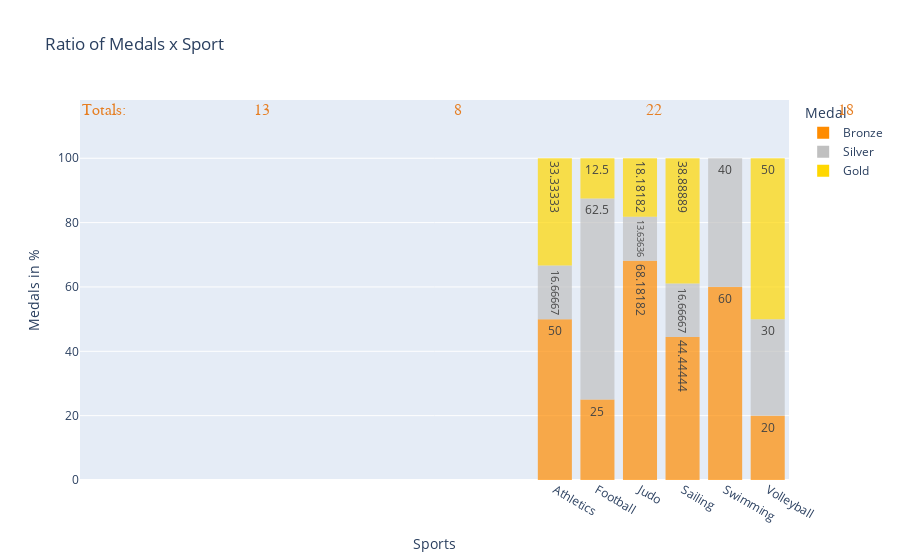

Write notebook code for a chart like this one.
### Code cell
fig = px.histogram(x='Sport', y="Event", data_frame=br_6_group, color='Medal',
                   category_orders={'Medal': ['Bronze','Silver','Gold']},
                   color_discrete_sequence=['darkorange','silver','gold'], opacity=0.7,
                   barnorm='percent', text_auto=True, title = 'Ratio of Medals x Sport')
fig.update_layout(annotations=[{
    'text':'Totals:                                13                                              8                                              22                                            18                                        9                                        10',
    'xref':'x',    
    'yref':'y', 
    'x':2, 
    'y':115,
    'showarrow':False,
    'ax': 0,
    'ay': -80,
    'font':dict(
            family="Nunito",
            size=16,
            color="#e67e22"
            )
}])

fig.update_xaxes(title='Sports')
fig.update_yaxes(title='Medals in %')

### Figure 1 — Plotly figure (JSON) as saved in the notebook; plotly's stock layout.template omitted (floating-point values rounded to 4 significant figures)
{"data": [{"alignmentgroup": "True", "bingroup": "x", "histfunc": "sum", "hovertemplate": "Medal=Bronze<br>Sport=%{x}<br>sum of Event (normalized as percent)=%{y}<extra></extra>", "legendgroup": "Bronze", "marker": {"color": "darkorange", "opacity": 0.7, "pattern": {"shape": ""}}, "name": "Bronze", "offsetgroup": "Bronze", "orientation": "v", "showlegend": true, "texttemplate": "%{value}", "type": "histogram", "x": ["Athletics", "Football", "Judo", "Sailing", "Swimming", "Volleyball"], "xaxis": "x", "y": [6, 2, 15, 8, 6, 2], "yaxis": "y"}, {"alignmentgroup": "True", "bingroup": "x", "histfunc": "sum", "hovertemplate": "Medal=Silver<br>Sport=%{x}<br>sum of Event (normalized as percent)=%{y}<extra></extra>", "legendgroup": "Silver", "marker": {"color": "silver", "opacity": 0.7, "pattern": {"shape": ""}}, "name": "Silver", "offsetgroup": "Silver", "orientation": "v", "showlegend": true, "texttemplate": "%{value}", "type": "histogram", "x": ["Athletics", "Football", "Judo", "Sailing", "Swimming", "Volleyball"], "xaxis": "x", "y": [2, 5, 3, 3, 4, 3], "yaxis": "y"}, {"alignmentgroup": "True", "bingroup": "x", "histfunc": "sum", "hovertemplate": "Medal=Gold<br>Sport=%{x}<br>sum of Event (normalized as percent)=%{y}<extra></extra>", "legendgroup": "Gold", "marker": {"color": "gold", "opacity": 0.7, "pattern": {"shape": ""}}, "name": "Gold", "offsetgroup": "Gold", "orientation": "v", "showlegend": true, "texttemplate": "%{value}", "type": "histogram", "x": ["Athletics", "Football", "Judo", "Sailing", "Volleyball"], "xaxis": "x", "y": [4, 1, 4, 7, 5], "yaxis": "y"}], "layout": {"annotations": [{"ax": 0, "ay": -80, "font": {"color": "#e67e22", "family": "Nunito", "size": 16}, "showarrow": false, "text": "Totals:                                13                                              8                                              22                                            18                                        9                                        10", "x": 2, "xref": "x", "y": 115, "yref": "y"}], "barmode": "relative", "barnorm": "percent", "legend": {"title": {"text": "Medal"}, "tracegroupgap": 0}, "title": {"text": "Ratio of Medals x Sport"}, "xaxis": {"anchor": "y", "domain": [0, 1], "title": {"text": "Sports"}}, "yaxis": {"anchor": "x", "domain": [0, 1], "title": {"text": "Medals in %"}}}}
